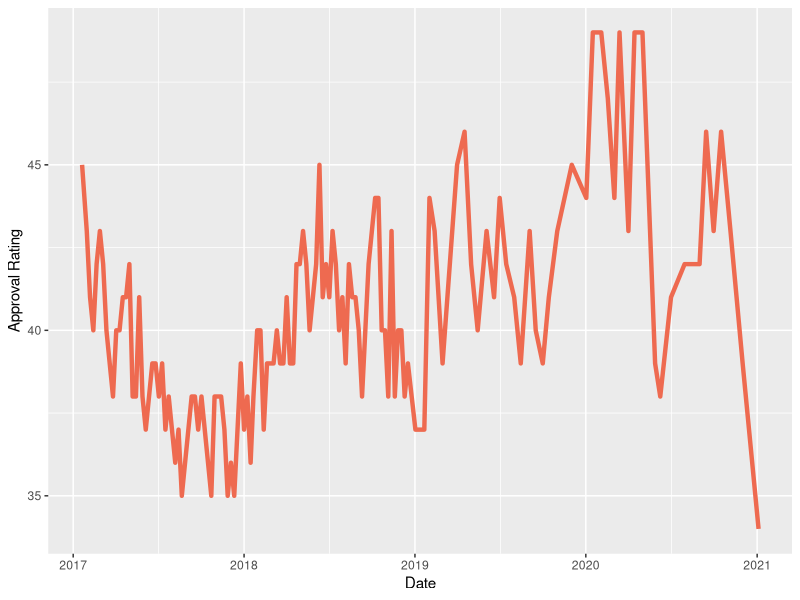
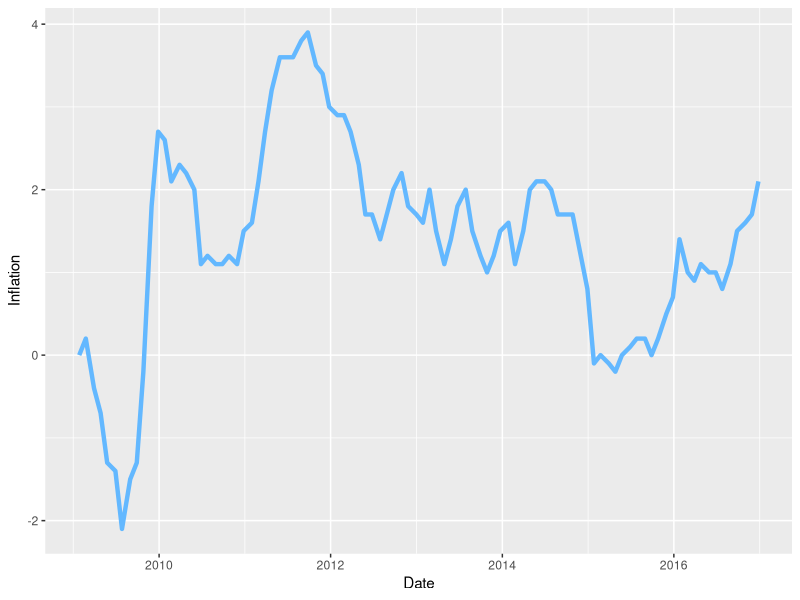
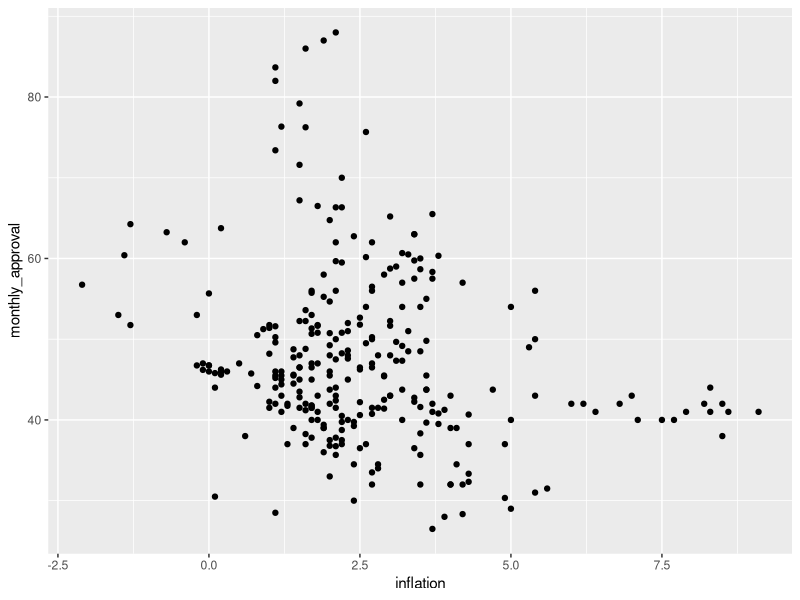
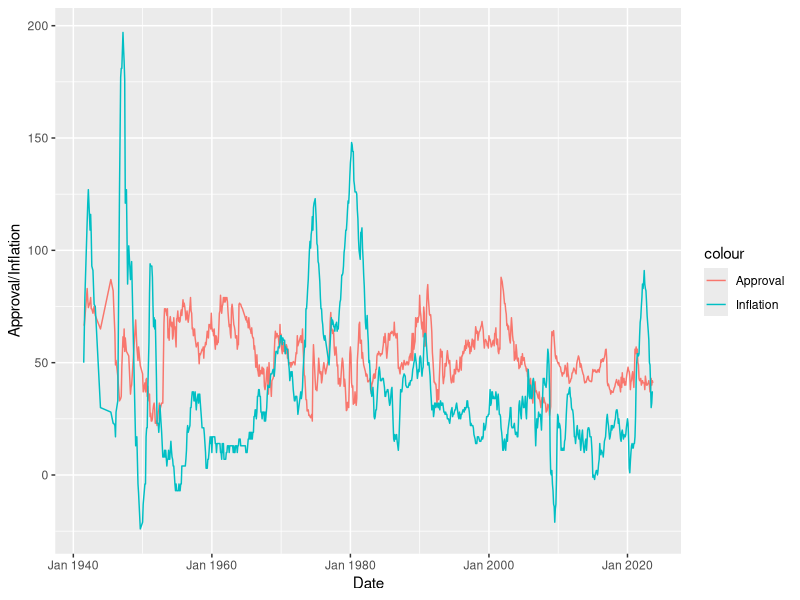
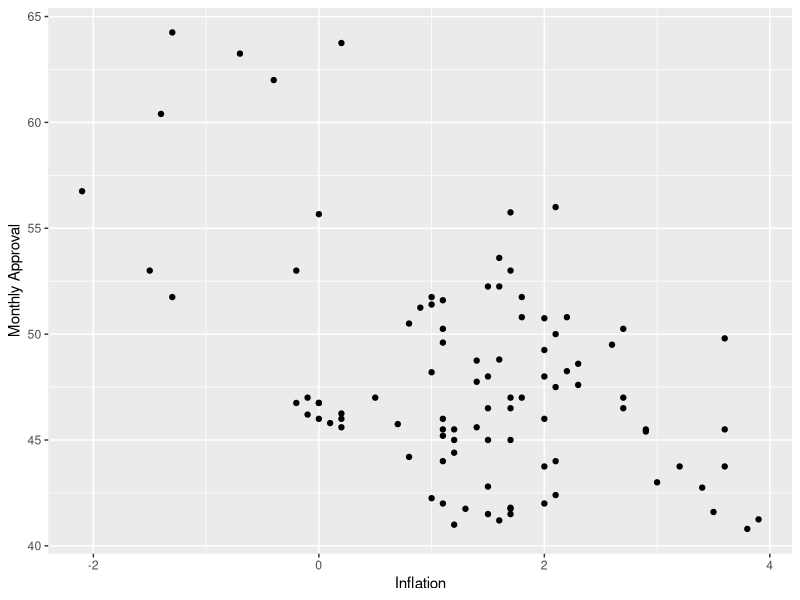
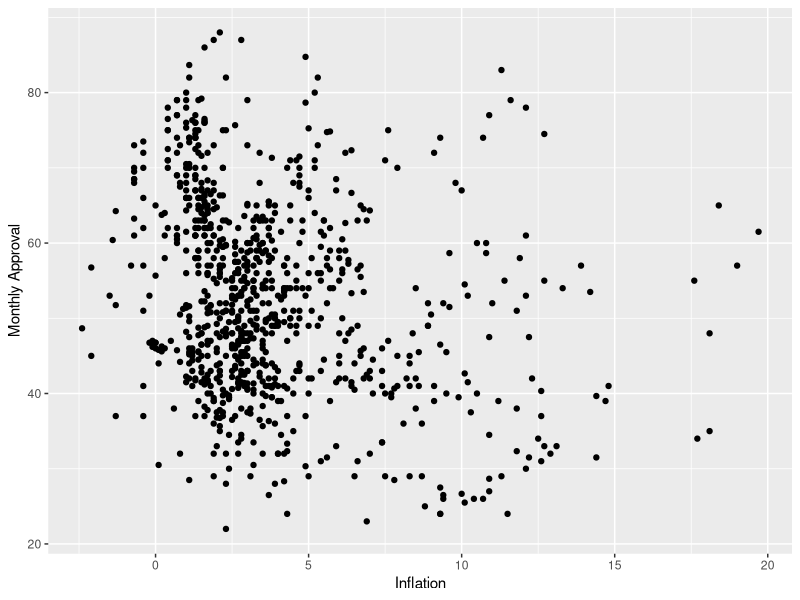
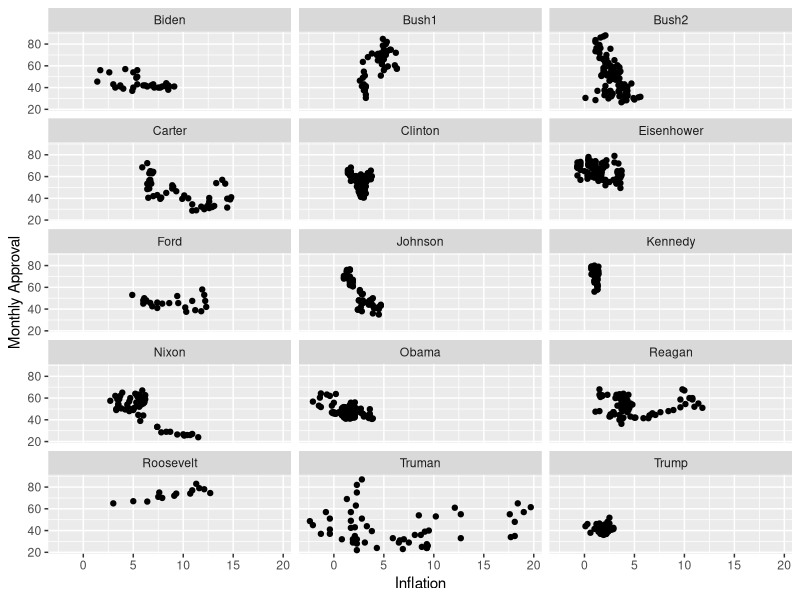

These figures' R source, in order:
## ---- chunk 1
library(tidyverse)
library(ggplot2)
library(dplyr)
library(zoo)
library(broom)
## ---- chunk 2
inflation <- read_csv("data/Gov_50_Inflation.csv")
approval <- read_csv("data/Gov_50_Pres_Approval.csv")
## ---- chunk 3
approval |>
  filter(President == "Trump") |>
  ggplot(aes(x = `Start Date`, y = Approving)) +
  geom_line(linewidth = 1.5, color = "coral2")+
  labs(x = "Date",
       y = "Approval Rating")
## ---- chunk 4
inflation <- inflation |>
  select(-Avg) |>
  pivot_longer(
    cols = `Jan`:`Dec`,
    names_to = "month",
    values_to = "inflation") |>
  mutate(year_month = as.yearmon(paste(Year, month), "%Y %b")) |>
  select(-Year, -month)
## ---- chunk 5
approval <- approval |>
  mutate(year_month = as.yearmon(`Start Date`,"%Y %b")) |>
  group_by(year_month) |>
  mutate(monthly_approval = mean(Approving))
## ---- chunk 6
approval <- approval |>
  left_join(inflation) |>
  drop_na() |>
  distinct(year_month, .keep_all = TRUE)
## ---- chunk 7
approval |>
  filter(President == "Obama") |>
  ggplot(aes(x = `Start Date`, y = inflation)) +
  geom_line(linewidth = 1.5, color = "steelblue1")+
  labs(x = "Date",
       y = "Inflation")
## ---- chunk 8
approval2000 <- approval |>
  filter(year_month >= "Jan 2000")
approval2000 |>
  ggplot(aes(x = inflation, y = monthly_approval)) +
  geom_point()
## ---- chunk 9
approval |>
  ggplot() +
  geom_line(aes(x= year_month, y = monthly_approval, color = "Approval")) +
  geom_line(aes(x= year_month, y = inflation * 10, color = "Inflation")) +
  labs(x = "Date",
       y = "Approval/Inflation")
## ---- chunk 10
approval_obama <- approval |>
  filter(President == "Obama")
approval_obama |>
  ggplot(aes(x = inflation, y = monthly_approval)) +
  geom_point() +
  labs(x = "Inflation",
       y = "Monthly Approval")
## ---- chunk 11
obama_fit <- lm(monthly_approval ~ inflation, data = approval_obama)
glance(obama_fit)
## ---- chunk 12
approval |>
  ggplot(aes(x = inflation, y = monthly_approval)) +
  geom_point() +
  labs(x = "Inflation",
       y = "Monthly Approval")
## ---- chunk 13
fit_1940 <- lm(monthly_approval ~ inflation, data = approval)
glance(fit_1940)
## ---- chunk 14
approval |>
  ggplot(aes(x = inflation, y = monthly_approval)) +
  geom_point() +
  labs(x = "Inflation",
       y = "Monthly Approval") +
  facet_wrap(~President, nrow = 5)
## ---- chunk 15
regression <- function(){
  m <- c()
  for (x in unique(approval$President)){
    approval_x <- approval|>
      filter(President == x)
    y = lm(monthly_approval ~ inflation, data = approval_x)
    r2 = summary(y)$r.squared
    m <- c(m, r2)
  }
  return(m)
}
regression()
## ---- chunk 16
president <- function(){
  p <- c()
  for (x in unique(approval$President)){
    p <- c(p, x)
  }
  return(p)
}
president()
## ---- chunk 17
approval_presidents <- data.frame (
  President = president(),
  R.Squared = regression()
)
approval_presidents
